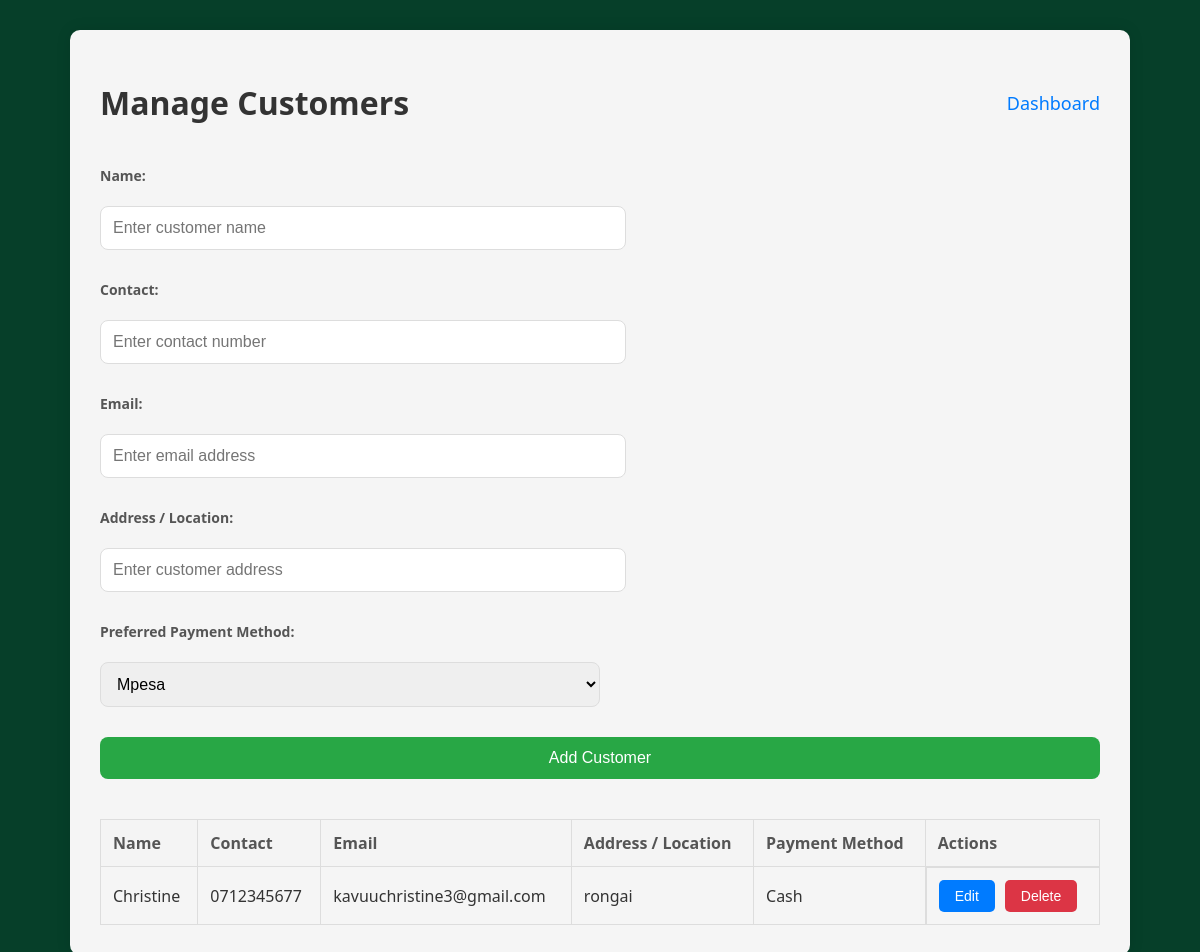
The app's page /customers/ with its own data.
### tables this page shows
CREATE TABLE customers (
            customer_id INTEGER PRIMARY KEY AUTOINCREMENT,
            name TEXT NOT NULL,
            contact TEXT NOT NULL,
            email TEXT NOT NULL,
            address TEXT NOT NULL,
            payment_method TEXT NOT NULL
        );

### routes/customers.py (the view, shortened to what this page needs)
@customers_blueprint.route('/', methods=['GET', 'POST'])
def customers_page():
    customers = get_customers()
    return render_template('customers.html', customers=customers)

### routes/customers.py (called while the page is built)
def get_db_connection():
    return sqlite3.connect(DB_NAME, timeout=10)

@customers_blueprint.route('/get_all_customers')
def get_customers():
    with get_db_connection() as conn:
        cursor = conn.cursor()
        cursor.execute('SELECT * FROM customers')
        customers = cursor.fetchall()
    return customers

### templates/customers.html (shortened to what this page needs)
<!DOCTYPE html>
<html lang="en">
<head>
    <link rel="stylesheet" href="{{ url_for('static', filename='css/style.css') }}">
</head>
<body>
<div class="customer-container">
    <div class="customer-header">
        <h1>Manage Customers</h1>
        <a href="{{ url_for('dashboard') }}" style="font-size: 18px; color: #007bff; text-decoration: none;">Dashboard</a>
    </div>
    <form method="POST" class="customer-form">
        <label for="name">Name:</label>
        <input type="text" id="name" name="name" required placeholder="Enter customer name">
        <label for="contact">Contact:</label>
        <input type="text" id="contact" name="contact" required placeholder="Enter contact number">
        <label for="email">Email:</label>
        <input type="email" id="email" name="email" required placeholder="Enter email address">
        <label for="address">Address / Location:</label>
        <input type="text" id="address" name="address" required placeholder="Enter customer address">
        <label for="payment_method">Preferred Payment Method:</label>
        <select id="payment_method" name="payment_method" required>
            <option value="Mpesa">Mpesa</option>
        </select>
        <button type="submit" class="btn-primary">Add Customer</button>
    </form>
    <table class="customer-table">
        <thead>
            <tr>
                <th>Name</th>
                <th>Contact</th>
                <th>Email</th>
                <th>Address / Location</th>
                <th>Payment Method</th>
                <th>Actions</th>
            </tr>
        </thead>
        <tbody>
            {% for customer in customers %}
                <tr>
                    <td>{{ customer[1] }}</td>
                    <td>{{ customer[2] }}</td>
                    <td>{{ customer[3] }}</td>
                    <td>{{ customer[4] }}</td>
                    <td>{{ customer[5] }}</td>
                    <td class="action-btns">
                        <a href="{{ url_for('customers.edit_customer', customer_id=customer[0]) }}">
                            <button class="edit-btn">Edit</button>
                        </a>
                        <a href="{{ url_for('customers.delete_customer_route', customer_id=customer[0]) }}">
                            <button class="delete-btn">Delete</button>
                        </a>
                    </td>
                </tr>
            {% else %}
                <tr>
                    <td colspan="9" style="text-align:center;">No Customers found.</td>
                </tr>
            {% endfor %}
        </tbody>
    </table>
</div>
</body>
</html>

### static/css/style.css (style rules this page uses)
body { font-family: Arial, sans-serif; margin: 0; padding: 0; background-color: #063f29; }

### templates/customers.html (style rules this page uses)
body { font-family: 'Segoe UI', Tahoma, Geneva, Verdana, sans-serif; margin: 0; padding: 0; background-color: #063f29; }
.customer-container { padding: 30px; background-color:#F5F5F5; border-radius: 10px; box-shadow: 0 0 15px rgba(0, 0, 0, 0.1); max-width: 1000px; margin: 30px auto; }
.customer-header { display: flex; justify-content: space-between; align-items: center; margin-bottom: 20px; }
.customer-header h1 { font-size: 32px; color: #333; }
.customer-form { margin-top: 20px; display: flex; flex-direction: column; gap: 15px; }
.customer-form label { font-weight: 600; font-size: 14px; color: #555; }
.customer-form input, .customer-form select { padding: 12px; margin-top: 6px; margin-bottom: 15px; width: 100%; max-width: 500px; border-radius: 8px; border: 1px solid #ddd; font-size: 16px; }
.btn-primary { background-color: #28a745; color: white; padding: 12px 20px; border: none; cursor: pointer; border-radius: 8px; font-size: 16px; transition: background-color 0.3s ease; }
.customer-table { margin-top: 40px; width: 100%; border-collapse: collapse; }
.customer-table th, .customer-table td { padding: 12px; text-align: left; border: 1px solid #ddd; }
.customer-table th { background-color: #f4f4f4; color: #555; }
.customer-table td { color: #333; }
.action-btns { display: flex; gap: 10px; }
.edit-btn, .delete-btn { padding: 8px 16px; border: none; cursor: pointer; border-radius: 5px; font-size: 14px; transition: background-color 0.3s ease; }
.edit-btn { background-color: #007bff; color: white; }
.delete-btn { background-color: #dc3545; color: white; }

### records on screen
customers: name "Christine", contact "0712345677", email "kavuuchristine3@gmail.com", address "rongai", payment_method "Cash"
